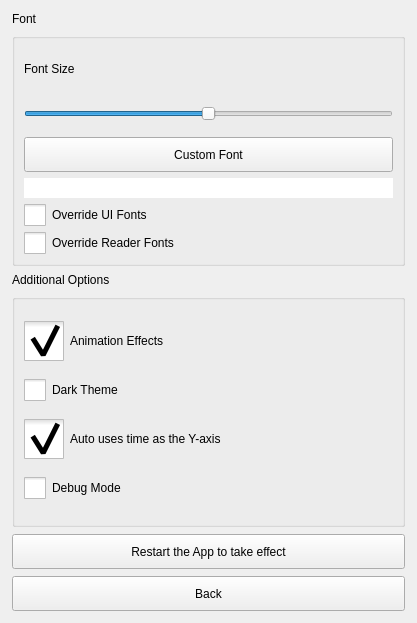
<?xml version="1.0" encoding="UTF-8"?>
<ui version="4.0">
 <class>Preferences</class>
 <widget class="QDialog" name="Preferences">
  <property name="geometry">
   <rect>
    <x>0</x>
    <y>0</y>
    <width>417</width>
    <height>623</height>
   </rect>
  </property>
  <property name="windowTitle">
   <string>Preferences</string>
  </property>
  <layout class="QVBoxLayout" name="verticalLayout_2">
   <property name="spacing">
    <number>7</number>
   </property>
   <property name="leftMargin">
    <number>12</number>
   </property>
   <property name="topMargin">
    <number>12</number>
   </property>
   <property name="rightMargin">
    <number>12</number>
   </property>
   <property name="bottomMargin">
    <number>12</number>
   </property>
   <item>
    <widget class="QLabel" name="label">
     <property name="sizePolicy">
      <sizepolicy hsizetype="Preferred" vsizetype="Fixed">
       <horstretch>0</horstretch>
       <verstretch>0</verstretch>
      </sizepolicy>
     </property>
     <property name="text">
      <string>Font</string>
     </property>
    </widget>
   </item>
   <item>
    <widget class="QGroupBox" name="gboxFont">
     <property name="title">
      <string/>
     </property>
     <layout class="QVBoxLayout" name="verticalLayout">
      <item>
       <widget class="QLabel" name="lblFontSize">
        <property name="minimumSize">
         <size>
          <width>0</width>
          <height>42</height>
         </size>
        </property>
        <property name="maximumSize">
         <size>
          <width>16777215</width>
          <height>42</height>
         </size>
        </property>
        <property name="text">
         <string>Font Size</string>
        </property>
       </widget>
      </item>
      <item>
       <widget class="QSlider" name="sliderFontSize">
        <property name="sizePolicy">
         <sizepolicy hsizetype="Preferred" vsizetype="Fixed">
          <horstretch>0</horstretch>
          <verstretch>0</verstretch>
         </sizepolicy>
        </property>
        <property name="minimumSize">
         <size>
          <width>0</width>
          <height>35</height>
         </size>
        </property>
        <property name="styleSheet">
         <string notr="true"/>
        </property>
        <property name="minimum">
         <number>9</number>
        </property>
        <property name="maximum">
         <number>23</number>
        </property>
        <property name="pageStep">
         <number>1</number>
        </property>
        <property name="value">
         <number>16</number>
        </property>
        <property name="tracking">
         <bool>false</bool>
        </property>
        <property name="orientation">
         <enum>Qt::Horizontal</enum>
        </property>
       </widget>
      </item>
      <item>
       <widget class="QToolButton" name="btnCustomFont">
        <property name="sizePolicy">
         <sizepolicy hsizetype="Preferred" vsizetype="Fixed">
          <horstretch>0</horstretch>
          <verstretch>0</verstretch>
         </sizepolicy>
        </property>
        <property name="minimumSize">
         <size>
          <width>0</width>
          <height>35</height>
         </size>
        </property>
        <property name="text">
         <string>Custom Font</string>
        </property>
       </widget>
      </item>
      <item>
       <widget class="QLabel" name="lblFontPath">
        <property name="styleSheet">
         <string notr="true">background-color: rgb(255, 255, 255);</string>
        </property>
        <property name="text">
         <string/>
        </property>
       </widget>
      </item>
      <item>
       <widget class="QCheckBox" name="chkUIFont">
        <property name="styleSheet">
         <string notr="true">QCheckBox::indicator {
    /* 选择框尺寸 */
    width:22px;
    height:22px;
}</string>
        </property>
        <property name="text">
         <string>Override UI Fonts</string>
        </property>
        <property name="checked">
         <bool>false</bool>
        </property>
       </widget>
      </item>
      <item>
       <widget class="QCheckBox" name="chkReaderFont">
        <property name="styleSheet">
         <string notr="true">QCheckBox::indicator {
    /* 选择框尺寸 */
    width:22px;
    height:22px;
}</string>
        </property>
        <property name="text">
         <string>Override Reader Fonts</string>
        </property>
        <property name="checked">
         <bool>false</bool>
        </property>
       </widget>
      </item>
     </layout>
    </widget>
   </item>
   <item>
    <widget class="QLabel" name="label_2">
     <property name="sizePolicy">
      <sizepolicy hsizetype="Preferred" vsizetype="Fixed">
       <horstretch>0</horstretch>
       <verstretch>0</verstretch>
      </sizepolicy>
     </property>
     <property name="text">
      <string>Additional Options</string>
     </property>
    </widget>
   </item>
   <item>
    <widget class="QGroupBox" name="gboxAdditional">
     <property name="title">
      <string/>
     </property>
     <layout class="QVBoxLayout" name="verticalLayout_3">
      <item>
       <widget class="QCheckBox" name="chkAniEffects">
        <property name="styleSheet">
         <string notr="true">QCheckBox::indicator {
    /* 选择框尺寸 */
    width:40px;
    height:40px;
}

QCheckBox::indicator:unchecked{
    image:url(:/res/chk0.png);
}

QCheckBox::indicator:checked{
    image:url(:/res/chk1.png);
}
</string>
        </property>
        <property name="text">
         <string>Animation Effects</string>
        </property>
        <property name="checked">
         <bool>true</bool>
        </property>
       </widget>
      </item>
      <item>
       <widget class="QCheckBox" name="chkDark">
        <property name="styleSheet">
         <string notr="true">QCheckBox::indicator {
    /* 选择框尺寸 */
    width:22px;
    height:22px;
}</string>
        </property>
        <property name="text">
         <string>Dark Theme</string>
        </property>
       </widget>
      </item>
      <item>
       <widget class="QCheckBox" name="chkAutoTime">
        <property name="styleSheet">
         <string notr="true">QCheckBox::indicator {
    /* 选择框尺寸 */
    width:40px;
    height:40px;
}

QCheckBox::indicator:unchecked{
    image:url(:/res/chk0.png);
}

QCheckBox::indicator:checked{
    image:url(:/res/chk1.png);
}
</string>
        </property>
        <property name="text">
         <string>Auto uses time as the Y-axis</string>
        </property>
        <property name="checked">
         <bool>true</bool>
        </property>
       </widget>
      </item>
      <item>
       <widget class="QCheckBox" name="chkDebug">
        <property name="styleSheet">
         <string notr="true">QCheckBox::indicator {
    /* 选择框尺寸 */
    width:22px;
    height:22px;
}</string>
        </property>
        <property name="text">
         <string>Debug Mode</string>
        </property>
       </widget>
      </item>
     </layout>
    </widget>
   </item>
   <item>
    <widget class="QToolButton" name="btnReStart">
     <property name="sizePolicy">
      <sizepolicy hsizetype="Preferred" vsizetype="Fixed">
       <horstretch>0</horstretch>
       <verstretch>0</verstretch>
      </sizepolicy>
     </property>
     <property name="minimumSize">
      <size>
       <width>0</width>
       <height>35</height>
      </size>
     </property>
     <property name="text">
      <string>Restart the App to take effect</string>
     </property>
    </widget>
   </item>
   <item>
    <widget class="QToolButton" name="btnBack">
     <property name="sizePolicy">
      <sizepolicy hsizetype="Preferred" vsizetype="Fixed">
       <horstretch>0</horstretch>
       <verstretch>0</verstretch>
      </sizepolicy>
     </property>
     <property name="minimumSize">
      <size>
       <width>0</width>
       <height>35</height>
      </size>
     </property>
     <property name="text">
      <string>Back</string>
     </property>
    </widget>
   </item>
  </layout>
 </widget>
 <resources/>
 <connections/>
</ui>
